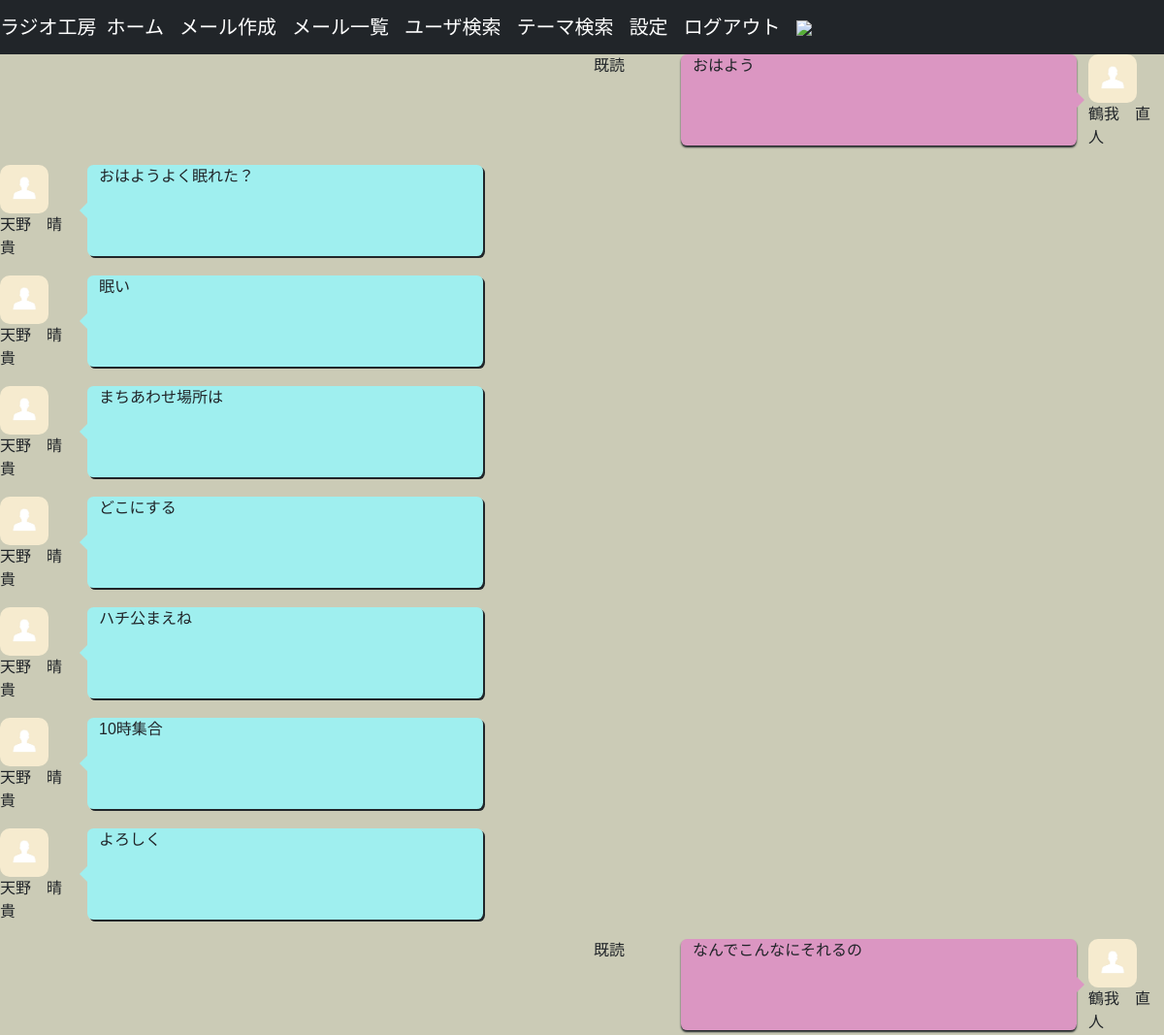
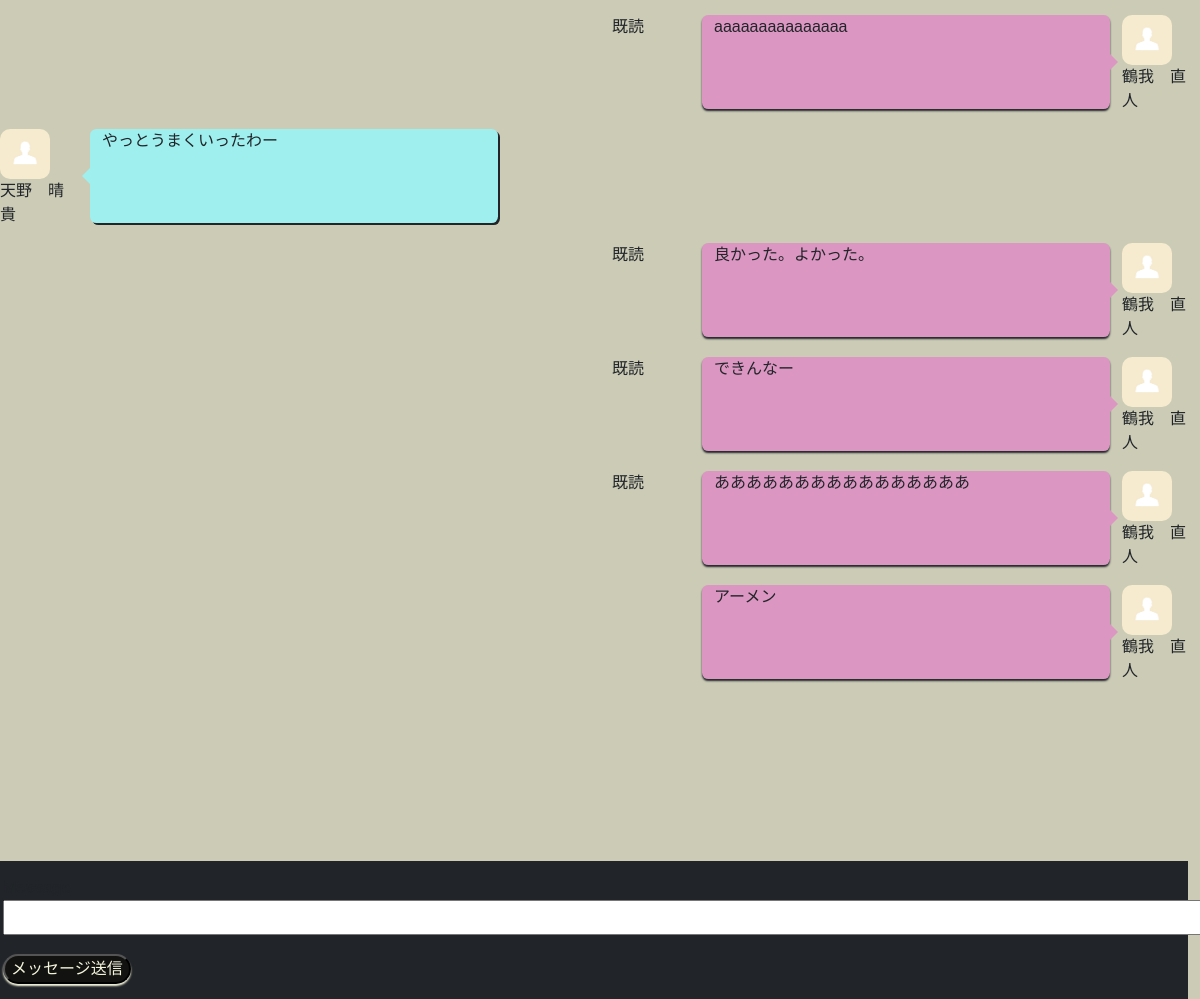
The app's page /message/18 (signed in) with its own data (2 pictures, top to bottom).
### flaskr/models.py (models this page shows, shortened)
class Message(db.Model):
    id = db.Column(db.Integer, primary_key=True)
    from_user_id = db.Column(
        db.Integer, db.ForeignKey('users.id'), index=True
    )
    to_user_id = db.Column(
        db.Integer, db.ForeignKey('users.id'), index=True
    )
    is_read = db.Column(
        db.Boolean, default=False
    )
    is_checked = db.Column(
        db.Boolean, default=False
    )
    message = db.Column(
        db.Text
    )
    create_at = db.Column(db.DateTime, default=datetime.now)
    update_at = db.Column(db.DateTime, default=datetime.now)
    @classmethod
    def get_friend_messages(cls, id1, id2):
        return cls.query.filter(
            or_(
                and_(
                    cls.from_user_id == id1,
                    cls.to_user_id == id2
                ),
                and_(
                    cls.from_user_id == id2,
                    cls.to_user_id == id1
                )
            )
        ).order_by(cls.id).all()

class User(UserMixin, db.Model):
    __tablename__ = 'users'
    id = db.Column(db.Integer, primary_key=True)
    username = db.Column(db.String(64), index=True)
    email = db.Column(db.String(64), unique=True, index=True)
    password = db.Column(
        db.String(128),
        default=generate_password_hash('snsflaskapp')
    )
    picture_path = db.Column(db.Text, default='no_image/no_image.jpg')
    is_active = db.Column(db.Boolean, unique=False, default=False)
    create_at = db.Column(db.DateTime, default=datetime.now)
    update_at = db.Column(db.DateTime, default=datetime.now)
    @classmethod
    def select_user_by_id(cls, id):
        return cls.query.get(id)

### flaskr/views.py (the view)
@bp.route('/message/<id>', methods=['GET', 'POST'])
@login_required
def message(id):
    print(id)  # デバッグ用に出力する例
    if not UserConnect.is_friend(id):
        return redirect(url_for('app.home'))
    form = MessageForm(request.form)
    messages = Message.get_friend_messages(current_user.get_id(), id)
    user = User.select_user_by_id(id)
    read_message_ids = [message.id for message in messages if (not message.is_read) and (message.from_user_id == int(id))]
    not_checked_message_ids = [message.id for message in messages if message.is_read and (not message.is_checked) and (message.from_user_id == int(current_user.get_id()))]
    if not_checked_message_ids:
        Message.update_is_checked_by_ids(not_checked_message_ids)
        db.session.commit()
    if read_message_ids:
        Message.update_is_read_by_ids(read_message_ids)
        db.session.commit()
    if request.method == 'POST' and form.validate():
        new_message = Message(current_user.get_id(), id, form.message.data)
        new_message.create_message()
        db.session.commit()
        return redirect(url_for('app.message', id=id))
    return render_template('message.html', form=form, messages=messages, to_user_id=id,
                           user=user
                          )

### flaskr/forms.py (shortened to what this page needs)
class MessageForm(Form):
    to_user_id = HiddenField()
    message = TextAreaField()
    submit = SubmitField('メッセージ送信')

### flaskr/models.py (called while the page is built)
@login_manager.user_loader
def load_user(user_id):
    return User.query.get(user_id)

    @classmethod
    def is_friend(cls, to_user_id):
        user = cls.query.filter(
            or_(
                and_(
                    UserConnect.from_user_id == current_user.get_id(),
                    UserConnect.to_user_id == to_user_id,
                    UserConnect.status == 2
                ),
                and_(
                    UserConnect.from_user_id == to_user_id,
                    UserConnect.to_user_id == current_user.get_id(),
                    UserConnect.status == 2
                )
            )
        ).first()
        return True if user else False

### flaskr/utils/template_filters.py (called while the page is built)
def replace_newline(text):
    wrapped_text = ''
    for i in range(len(text)//37+1):
        if len(text) <= 37:
            wrapped_text += text
        else:
            wrapped_text += text[:37] + '\n'
            text = text[37:]
            """\n => split"""
    return wrapped_text.split('\n')

### flaskr/templates/message.html (shortened to what this page needs)
{% from "_formhelpers.html" import render_field %}
{% extends "base.html" %}
{% block content %}
<div class="row">
    {% for message in messages %}
        {% if message.from_user_id == current_user.id %}
        <div id="self-message-tag{{message.id}}" class="col-lg-1 offset-lg-6 col-md-1 offset-md-2 col-sm-1 offset-sm-1 col-1">
            {% if message.is_checked %}
            <P>既読</P>
            {% endif %}
        </div>
        <div class="speech-bubble-self col-lg-4 colmd-8 col-sm-8 col-9">
            {% for splitted_message in message.message|replace_newline %}
            <p>{{splitted_message|urlize}}</p>
            {% endfor %}
        </div>
        <div class="col-lg-1 col-md-1 col-sm-2 col-2">
            {% if current_user.picture_path %}
            <img class="user-image-mini" src="{{url_for('static', filename=current_user.picture_path)}}">
            {% endif %}
            <p>{{current_user.username}}</p>
        </div>
        {% else %}
        <div class="col-lg-1 col-md-1 col-sm-2 col-2">
            {% if user.picture_path %}
            <img class="user-image-mini" src="{{url_for('static', filename=user.picture_path)}}">
            {% endif %}
            <p>{{user.username}}</p>
        </div>
        <div class="speech-bubble-dest col-lg-4 col-md-8 col-sm-8 col-9">
            {% for splitted_message in message.message|replace_newline %}
            <p>{{splitted_message|urlize}}</p>
            {% endfor %}
        </div>
        <div class="col-lg-7 col-md-3 col-sm-1 col-1"></div>
        {% endif %}
    {% endfor %}
        <div class="bottom-space"></div>
        <form class= "message-form bg-dark" method="POST">
            {{ render_field(form.message, cols="150", rows="1") }}
            {{ form.submit() }}
        </form>
</div>
{% endblock %}

### flaskr/static/css/style.css (style rules this page uses)
body { font-family: 'Noto Sans JP', sans-serif; background-color:rgb(203, 203, 182); }
.user-image-mini { width: 50px; height: 50px; border-radius: 10px; }
.speech-bubble-dest { position: relative; background: #9fefef; border-radius: .4em; margin-bottom: 20px; box-shadow: 2px 2px 0 0; }
.speech-bubble-dest:after { content: ''; position: absolute; left: 0; top: 50%; width: 0; height: 0; border: 8px solid transparent; border-right-color:#9fefef; border-left: 0; margin-top: -8px; margin-left: -8px; }
.speech-bubble-self { position: relative; background: #db96c2; border-radius: .4em; margin-bottom: 20px; box-shadow: 0 2px 2px 0; }
.speech-bubble-self:after { content: ''; position: absolute; right: 0; top: 50%; width: 0; height: 0; border: 8px solid transparent; border-left-color:#db96c2; border-right: 0; margin-top: -8px; margin-right: -8px; }
.bottom-space { padding-bottom: 300px; }
.message-form { position: fixed; bottom: 0; padding:15px; width: 100%; display:flex; align-items: center; flex-wrap: wrap; }
#message { height: 35px; margin-bottom: 4px; margin-right: 10px; }
#submit { color: beige; background-color: rgb(18, 18, 16); border-radius: 20px; box-shadow: 0 2px 2px 0; }

### records on screen
Message: is_checked "既読", message "おはよう", picture_path (placeholder picture)
User: username "鶴我 直人"
Message: picture_path (placeholder picture), message "おはようよく眠れた？"
User: username "天野 晴貴"
Message: picture_path (placeholder picture), message "眠い"
Message: picture_path (placeholder picture), message "まちあわせ場所は"
Message: picture_path (placeholder picture), message "どこにする"
Message: picture_path (placeholder picture), message "ハチ公まえね"
Message: picture_path (placeholder picture), message "10時集合"
Message: picture_path (placeholder picture), message "よろしく"
Message: is_checked "既読", message "なんでこんなにそれるの", picture_path (placeholder picture)
Message: is_checked "既読", message "aaaaaaaaaaaaaaa", picture_path (placeholder picture)
Message: picture_path (placeholder picture), message "やっとうまくいったわー"
Message: is_checked "既読", message "良かった。よかった。", picture_path (placeholder picture)
Message: is_checked "既読", message "できんなー", picture_path (placeholder picture)
Message: is_checked "既読", message "ああああああああああああああああ", picture_path (placeholder picture)
Message: message "アーメン", picture_path (placeholder picture)
